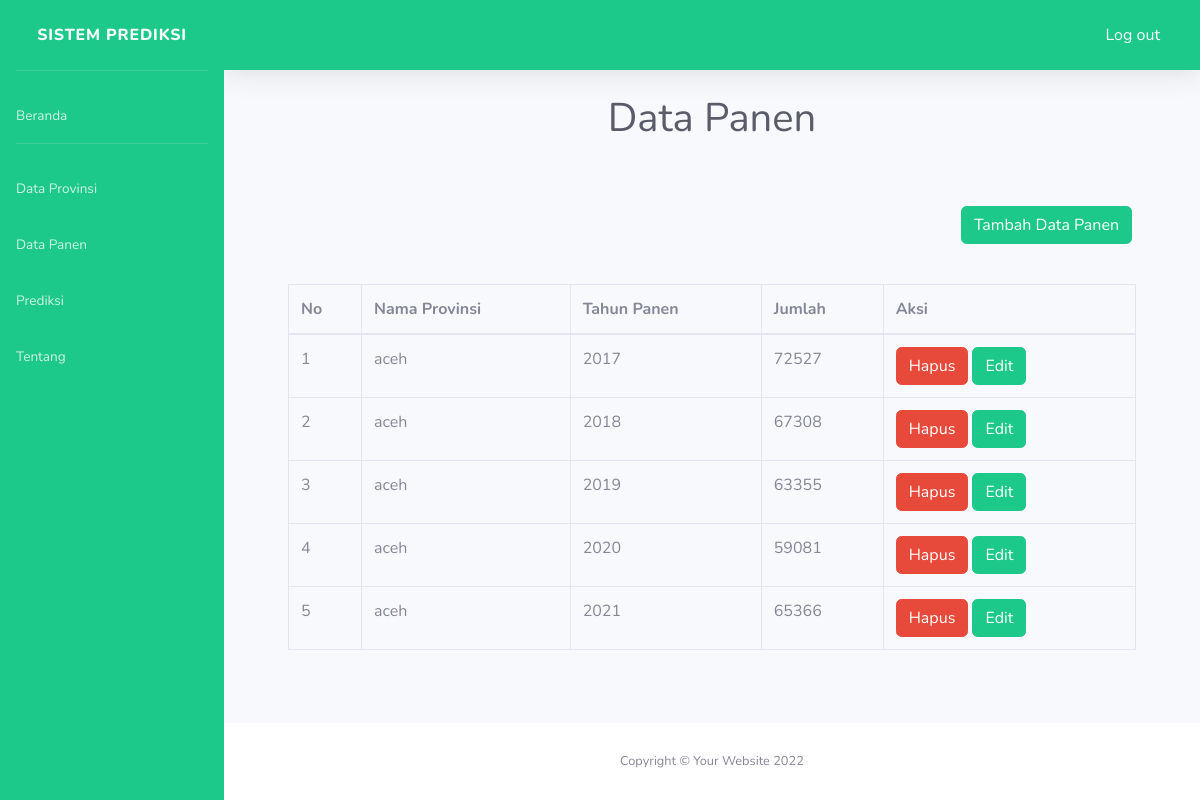
Screenshot of /datapanen/index.php (signed in) with the database file from the repository.
### tables this page shows
CREATE TABLE `hasil` (
  `id_hasil` int(11) NOT NULL,
  `id_provinsi` int(11) NOT NULL,
  `tahun` int(11) NOT NULL,
  `jumlah` int(11) NOT NULL
);

CREATE TABLE `provinsi` (
  `id_provinsi` int(11) NOT NULL,
  `id_admin` int(11) NOT NULL,
  `nama_provinsi` varchar(50) NOT NULL
);

### config/config.php (called while the page is built, shortened)
<?php
function base_url($url = null)
{
    $base_url = "http://localhost/prediksi";
    if ($url != null) {
        return $base_url . "/" . $url;
    } else {
        return $base_url;
    }
}

### datapanen/index.php (the view, shortened to what this page needs)
<?php include_once('header.php');
require_once "../config/config.php";
?>
<div class="container-fluid">
    <div class="d-sm-flex justify-content-center  mb-4">
        <h1 class="text-light mb-0 text-gray-800 ">Data Panen</h1>
    </div>
    <div class="card-body">
        <div class="card-body" style="text-align: right;">
            <a class="btn btn-success btn-action btn-xs mr-1" href="add.php" data-toggle="tooltip" title="Tambah Data"><span>Tambah Data Panen</span></a>
        </div>
        <div class="card-body">
            <div class="table-responsive">
                <table class="table table-bordered" id="dataTable" width="100%" cellspacing="0"">
                    <thead>
                        <tr>
                            <th>No</th>
                            <th>Nama Provinsi</th>
                            <th>Tahun Panen</th>
                            <th>Jumlah</th>
                            <th>Aksi</th>
                        </tr>
                    </thead>
                    <tbody>
                        <?php
                        $SqlQuery = mysqli_query($con, "SELECT * FROM hasil join provinsi on hasil.ID_PROVINSI=provinsi.ID_PROVINSI");
                        $no = 1;
                        if (mysqli_num_rows($SqlQuery) > 0) {
                            while ($row = mysqli_fetch_array($SqlQuery)) {
                        ?>
                                <tr>
                                    <td><?= $no++ ?></td>
                                    <td><?= $row['nama_provinsi'] ?></td>
                                    <td><?= $row['tahun'] ?></td>
                                    <td><?= $row['jumlah'] ?></td>
                                    <td>
                                        <a href=" delete.php?id=<?= $row['id_hasil'] ?>" class="btn btn-danger btn-xs delete-data" title="hapus">Hapus</a>
                    <a href="edit.php?id=<?= $row['id_hasil'] ?>" class="btn btn-success btn-action mr-1" title="Edit">Edit</a>
                    </td>
                    </tr>
            <?php
                            }
                        } else {
                            echo "<tr><td colspan=\"8\" align=\"center\">data tidak ada</td></tr>";
                        }
            ?>
            </tbody>
                </table>
            </div>
        </div>
    </div>
</div>
</div>
<?php include_once('footer.php');
?>

### datapanen/header.php (shortened to what this page needs)
<?php
require_once "../config/config.php";
if (!isset($_SESSION['username'])) {
    echo "<script>window.location='" . base_url('') . "';</script>";
} else {
?>
    <!DOCTYPE html>
    <html lang="en">
    <head>
        <link href="<?= base_url() ?>/vendor/fontawesome-free/css/all.min.css" rel="stylesheet" type="text/css">
        <link href="../datatable/css/datatables.css" rel="stylesheet" type="text/css">
        <link href="../sweetalert/sweetalert.css" rel="stylesheet" type="text/css">
        <link href="<?= base_url() ?>/css/sb-admin-2.min.css" rel="stylesheet">
    </head>
    <body id="page-top">
        <div id="wrapper">
            <ul class="navbar-nav bg-success sidebar sidebar-dark accordion" id="accordionSidebar">
                <a class="sidebar-brand d-flex align-items-center justify-content-center" href="index.php">
                    <span>Sistem Prediksi</span>
                </a>
                <hr class="sidebar-divider">
                <li class="nav-item">
                    <a class="nav-link" href="<?= base_url() ?>/dashboard/index.php">
                        <span>Beranda</span></a>
                </li>
                <hr class="sidebar-divider">
                <li class="nav-item">
                    <a class="nav-link" href="<?= base_url() ?>/dataprovinsi/index.php">
                        <span>Data Provinsi</span></a>
                </li>
                <li class="nav-item">
                    <a class="nav-link" href="<?= base_url() ?>/datapanen/index.php">
                        <span>Data Panen</span></a>
                </li>
                <li class="nav-item">
                    <a class="nav-link" href="<?= base_url() ?>/prediksi/index.php">
                        <span>Prediksi</span></a>
                </li>
                <li class="nav-item">
                    <a class="nav-link" href="<?= base_url() ?>/tentang/index.php">
                        <span>Tentang</span></a>
                </li>
            </ul>
            <div id="content-wrapper" class="d-flex flex-column ">
                <div id="content">
                    <nav class="navbar navbar-expand navbar-light topbar mb-4 static-top shadow bg-success">
                        <ul class="navbar-nav ml-auto ">
                            <li class="nav-item dropdown no-arrow">
                                <a class="dropdown-item text-white" href="../auth/logout.php">
                                    Log out
                                </a>
                            </li>
                        </ul>
                    </nav>
                <?php
            }
                ?>

### datapanen/footer.php (shortened to what this page needs)
<footer class="sticky-footer bg-white">
    <div class="container my-auto">
        <div class="copyright text-center my-auto">
            <span>Copyright &copy; Your Website 2022</span>
        </div>
    </div>
</footer>
</div>
</div>
</body>
</html>

### rows the page displays
hasil: id_provinsi.nama_provinsi "aceh", tahun "2017", jumlah "72527"
hasil: id_provinsi.nama_provinsi "aceh", tahun "2018", jumlah "67308"
hasil: id_provinsi.nama_provinsi "aceh", tahun "2019", jumlah "63355"
hasil: id_provinsi.nama_provinsi "aceh", tahun "2020", jumlah "59081"
hasil: id_provinsi.nama_provinsi "aceh", tahun "2021", jumlah "65366"
